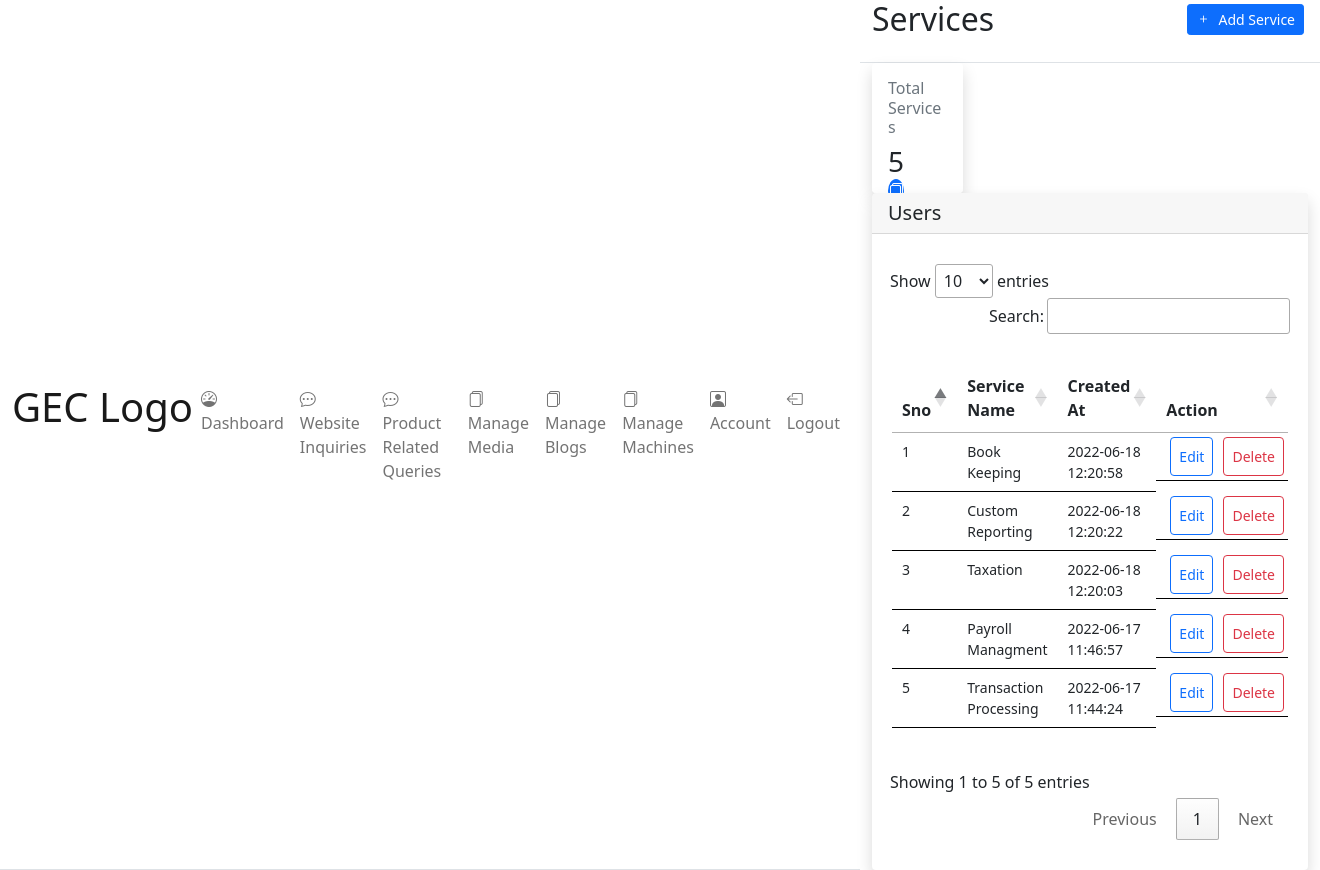
/frontend/user/manage_services.php (signed in), run on the app's committed database.
### tables this page shows
CREATE TABLE `services` (
  `id` int(255) NOT NULL,
  `service_name` text NOT NULL,
  `created_at` timestamp NOT NULL DEFAULT current_timestamp(),
  `updated_at` timestamp NULL DEFAULT NULL ON UPDATE current_timestamp(),
  `deleted_at` timestamp NULL DEFAULT NULL
);

### frontend/user/manage_services.php (the view, shortened to what this page needs)
<?php
include("../../backend/config.php");
?>
<!DOCTYPE html>
<html lang="en">
<head>
    <?php require('./user_components/header_links.php'); ?>
</head>
<body>
    <div class="d-flex flex-column flex-lg-row h-lg-full bg-surface-secondary">
        <?php require('./user_components/side_bar.php'); ?>
        <div class="h-screen flex-grow-1 overflow-y-lg-auto">
            <header class="bg-surface-primary border-bottom pt-6">
                <div class="container-fluid">
                    <div class="mb-npx">
                        <div class="row align-items-center">
                            <div class="col-sm-6 col-12 mb-4 mb-sm-0">
                                <h1 class="h2 mb-0 ls-tight">Services</h1>
                            </div>
                            <div class="col-sm-6 col-12 text-sm-end">
                                <div class="mx-n1">
                                    <a type="button" class="btn d-inline-flex btn-sm btn-primary mx-1" data-bs-toggle="modal" data-bs-target="#exampleModal">
                                        <span class=" pe-2">
                                            <i class="bi bi-plus"></i>
                                        </span>
                                        <span>Add Service</span>
                                    </a>
                                </div>
                            </div>
                        </div>
                    </div>
                </div>
            </header>
            <main class="py-6 bg-surface-secondary">
                <div class="container-fluid">
                    <div class="row g-6 mb-6">
                        <div class="col-xl-3 col-sm-6 col-12">
                            <div class="card shadow border-0 overflow_style" style="height: 130px;">
                                <div class="card-body">
                                    <div class="row">
                                        <div class="col">
                                            <span class="h6 font-semibold text-muted text-sm d-block mb-2">Total Services</span>
                                            <?php
                                                    $stmt="SELECT count(id) FROM `services` WHERE deleted_at IS NULL";
                                                    $sql=mysqli_prepare($conn, $stmt);
                                                    $result=mysqli_stmt_execute($sql);
                                                        if ($result){
                                                            $data= mysqli_stmt_get_result($sql);
                                                            while ($row = mysqli_fetch_array($data)){
                                                        ?>
                                            <span class="h3 font-bold mb-0">
                                                <?php echo $row[0]; ?>
                                            </span>
                                            <?php }
                                                    }
                                                ?>
                                        </div>
                                        <div class="col-auto">
                                            <div class="icon icon-shape bg-primary text-white text-lg rounded-circle">
                                                <i class="bi bi-files"></i>
                                            </div>
                                        </div>
                                    </div>
                                </div>
                            </div>
                        </div>
                    </div>
                    <div class="card shadow border-0 mb-7">
                        <div class="card-header">
                            <h5 class="mb-0">Users</h5>
                        </div>
                        <div class="table-responsive" style="padding: 30px 18px;">
                            <table class="table table-hover table-nowrap" id="myTable"
                                style="padding: 30px 2px; border: 0px solid black !important;">
                                <thead class="thead-light">
                                    <tr>
                                        <th style="font-size: 16px;">Sno</th>
                                        <th style="font-size: 16px;">Service Name</th>
                                        <th style="font-size: 16px;">Created At</th>
                                        <th style="font-size: 16px;">Action</th>
                                    </tr>
                                </thead>
                                <tbody style="border: 0px solid black !important;">
                                    <?php
                                        $stmt="SELECT id,service_name,created_at FROM `services` WHERE services.deleted_at IS NULL ORDER BY created_at DESC";
                                        $sql=mysqli_prepare($conn, $stmt);
                                        $result=mysqli_stmt_execute($sql);
                                        if ($result){
                                                $data= mysqli_stmt_get_result($sql);
                                                $sno=1;
                                                while ($row = mysqli_fetch_array($data)){
                                    ?>
                                    <tr>
                                        <td style="font-size: 14px;">
                                            <?php echo $sno;?>
                                        </td>
                                        <td style="font-size: 14px;">
                                            <?php echo $row["service_name"];?>
                                        </td>
                                        <td class="overflow_style2" style="font-size: 14px;">
                                            <?php echo $row["created_at"];?>
                                        </td>
                                        <td class="d-flex p-1">
                                            <button type="submit" class="btn btn-outline-primary text-danger-hover p-2"
                                            onclick="setId(<?php echo $row['id'];?>,'<?php echo $row['service_name'];?>')" style="font-size: 14px; margin-left: 10px;">
                                                <span style="font-size: 14px;">Edit</span>
                                            </button>
                                            <form action="../../backend/user/delete_service.php" onsubmit="return confirm_delete()" method="post">
                                                <button type="submit" class="btn btn-outline-danger text-danger-hover p-2"
                                                    style="font-size: 14px; margin-left: 10px;">
                                                   <span style="font-size: 14px;">Delete</span>
                                                </button>
                                            </form>
                                        </td>
                                    </tr>
                                    <?php
                                    $sno++;
                                    }
                                }
                                else{
                                   echo mysqli_error($conn);
                                }
                                ?>
                                </tbody>
                            </table>
                        </div>
                    </div>
                </div>
            </main>
        </div>
    </div>
</body>
</html>

### frontend/user/css/dashboard.css (style rules this page uses)
.overflow_style { overflow: auto; }
.overflow_style { -ms-overflow-style: none; scrollbar-width: none; }

### frontend/user/manage_services.php (style rules this page uses)
.overflow_style2 { max-width: 100px !important; overflow-x: auto; -ms-overflow-style: none; scrollbar-width: none; }

### data on the page
services: service_name "Book Keeping", created_at "2022-06-18 12:20:58"
services: service_name "Custom Reporting", created_at "2022-06-18 12:20:22"
services: service_name "Taxation", created_at "2022-06-18 12:20:03"
services: service_name "Payroll Managment", created_at "2022-06-17 11:46:57"
services: service_name "Transaction Processing", created_at "2022-06-17 11:44:24"

### other printed values
$row[0] "5"
